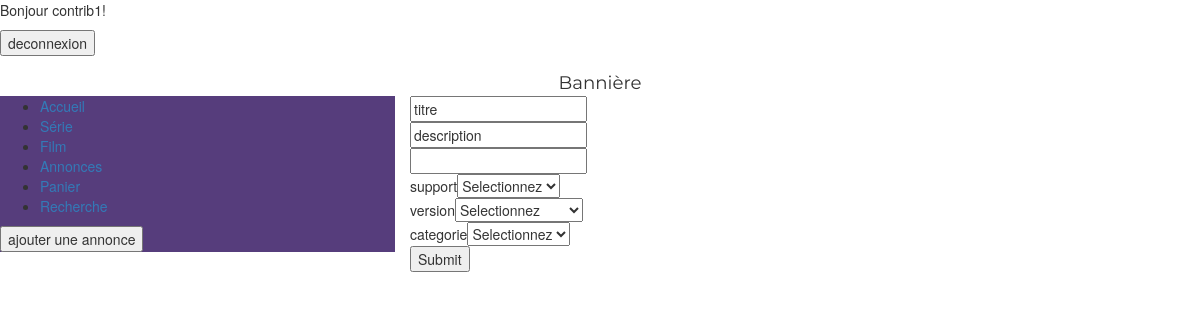
The page /wikiventefilm/creer_annonce.php (signed in) on the database its author committed.
### tables this page shows
CREATE TABLE `meta_menu` (
  `nom` varchar(255) NOT NULL,
  `lien` varchar(255) NOT NULL,
  `id` int(11) NOT NULL
);

CREATE TABLE `recherche_option` (
  `id` int(2) NOT NULL,
  `nom` varchar(30) NOT NULL,
  `options` text NOT NULL
);

### wikiventefilm/creer_annonce.php (the view, shortened to what this page needs)
<html xmlns="http://www.w3.org/1999/xhtml" xml:lang="fr">
	<body>
	<?php
		include "connectdb.php";
		include "all.php";
	?>
  <?php
  echo "<div class='row' id='banniere'>";
  	include "banniere.php";
  echo "</div>";
  echo "<div class='row' id='centre'>";
  	echo "<div class='col-md-4' id='menu'>";
  		include "menu.php";
  	echo "</div>";
  	echo "<div class='col-md-8' id='contenu' >";
    $sql = "SELECT nom, options FROM recherche_option";
    $result = mysqli_query($conn, $sql);
        if (mysqli_num_rows($result) > 0)
        {
          echo "<form class='recherche' action='#' method='get'>";
          echo "<input type='text' name='titre' value='titre'/><br/>";
          echo "<input type='text' name='description' value='description'/><br/>";
          echo "<input type='number' name='prix' value='prix'/><br/>";
          while($row = mysqli_fetch_assoc($result))
          {
            echo $row["nom"] . "<select class='custom-select' name='".$row["nom"]."'>";
            $version = explode("#", $row["options"]);
            for($i=0 ; $i < sizeof($version); $i++)
            {
              echo "<option value='" . $version[$i] . "'>" . $version[$i] . "</option>";
            }
            echo "</select><br/>";
          }
          echo "<input type='submit' name='submit'/>";
					echo "</form>";
        }
        else
        {
            echo "aucun resultats à moderer";
        }
  	echo "</div>";
  echo "</div>";
  ?>
	</body>
</html>

### wikiventefilm/menu.php
<?php
	 	include 'connectdb.php' ;
		$sql = "SELECT nom, lien, id FROM meta_menu";
		$resultat = mysqli_query($conn, $sql);
		if (isset($_SESSION["login"]))
		{
			$sql2 = "SELECT * FROM utilisateurs WHERE login='".$_SESSION['login']."' AND type='moderateur'";
			$resultat2 = mysqli_query($conn, $sql2);
			$num = mysqli_num_rows($resultat2);
			$user = 1;
		}
		else
		{
			$num = null;
			$user = null;
		}
?>
		<?php
    echo "<ul>";
        if (mysqli_num_rows($resultat) > 0)
        {
          while($row = mysqli_fetch_assoc($resultat))
          {
						if($row["nom"]!="moderation" || ($row["nom"]=="moderation" && $num!=null ))
						{
	            echo "
		            <li>
	                <a href='".$row["lien"]."''> ".$row["nom"]." </a>
		            </li>
	            ";
						}
          }
        }
        else
        {
            echo "aucun resultats";
        }
      echo " </ul>";
			if ($user==1)
			{
				echo "<input type='button' name='ajout' value='ajouter une annonce'/>";
			}
     ?>

### wikiventefilm/css/style.css (style rules this page uses)
#menu { background-color: #563d7c; text-decoration : none !important; }
#banniere { text-align: center; font-size: 130%; font-family: Montserrat; }

### rows shown on the page
meta_menu: nom "Accueil"
meta_menu: nom "Série"
meta_menu: nom "Film"
meta_menu: nom "Annonces"
meta_menu: nom "Panier"
meta_menu: nom "Recherche"
recherche_option: nom "support", support "Selectionnez"
recherche_option: nom "version", version "Selectionnez"
recherche_option: nom "categorie", categorie "Selectionnez"

### other values the page prints
$_SESSION["login"] "contrib1"
